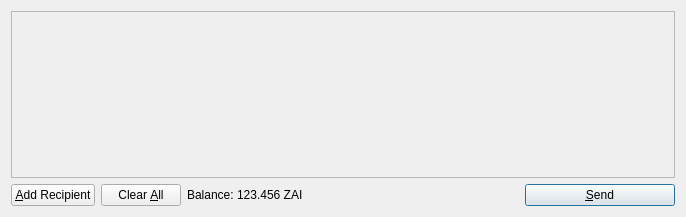
<?xml version="1.0" encoding="UTF-8"?>
<ui version="4.0">
 <class>SendCoinsDialog</class>
 <widget class="QDialog" name="SendCoinsDialog">
  <property name="geometry">
   <rect>
    <x>0</x>
    <y>0</y>
    <width>686</width>
    <height>217</height>
   </rect>
  </property>
  <property name="windowTitle">
   <string>Send Coins</string>
  </property>
  <layout class="QVBoxLayout" name="verticalLayout">
   <item>
    <widget class="QScrollArea" name="scrollArea">
     <property name="widgetResizable">
      <bool>true</bool>
     </property>
     <widget class="QWidget" name="scrollAreaWidgetContents">
      <property name="geometry">
       <rect>
        <x>0</x>
        <y>0</y>
        <width>666</width>
        <height>165</height>
       </rect>
      </property>
      <layout class="QVBoxLayout" name="verticalLayout_2">
       <property name="margin">
        <number>0</number>
       </property>
       <item>
        <layout class="QVBoxLayout" name="entries">
         <property name="spacing">
          <number>6</number>
         </property>
        </layout>
       </item>
       <item>
        <spacer name="verticalSpacer">
         <property name="orientation">
          <enum>Qt::Vertical</enum>
         </property>
         <property name="sizeHint" stdset="0">
          <size>
           <width>20</width>
           <height>40</height>
          </size>
         </property>
        </spacer>
       </item>
      </layout>
     </widget>
    </widget>
   </item>
   <item>
    <layout class="QHBoxLayout" name="horizontalLayout">
     <item>
      <widget class="QPushButton" name="addButton">
       <property name="toolTip">
        <string>Send to multiple recipients at once</string>
       </property>
       <property name="text">
        <string>&amp;Add Recipient</string>
       </property>
       <property name="icon">
        <iconset resource="../bitcoin.qrc">
         <normaloff>:/icons/add</normaloff>:/icons/add</iconset>
       </property>
       <property name="autoDefault">
        <bool>false</bool>
       </property>
      </widget>
     </item>
     <item>
      <widget class="QPushButton" name="clearButton">
       <property name="sizePolicy">
        <sizepolicy hsizetype="Minimum" vsizetype="Fixed">
         <horstretch>0</horstretch>
         <verstretch>0</verstretch>
        </sizepolicy>
       </property>
       <property name="toolTip">
        <string>Remove all transaction fields</string>
       </property>
       <property name="text">
        <string>Clear &amp;All</string>
       </property>
       <property name="icon">
        <iconset resource="../bitcoin.qrc">
         <normaloff>:/icons/remove</normaloff>:/icons/remove</iconset>
       </property>
       <property name="autoRepeatDelay">
        <number>300</number>
       </property>
       <property name="autoDefault">
        <bool>false</bool>
       </property>
      </widget>
     </item>
     <item>
      <layout class="QHBoxLayout" name="horizontalLayout_2">
       <property name="spacing">
        <number>3</number>
       </property>
       <item>
        <widget class="QLabel" name="label">
         <property name="text">
          <string>Balance:</string>
         </property>
        </widget>
       </item>
       <item>
        <widget class="QLabel" name="labelBalance">
         <property name="cursor">
          <cursorShape>IBeamCursor</cursorShape>
         </property>
         <property name="text">
          <string>123.456 ZAI</string>
         </property>
         <property name="textInteractionFlags">
          <set>Qt::LinksAccessibleByMouse|Qt::TextSelectableByKeyboard|Qt::TextSelectableByMouse</set>
         </property>
        </widget>
       </item>
      </layout>
     </item>
     <item>
      <spacer name="horizontalSpacer">
       <property name="orientation">
        <enum>Qt::Horizontal</enum>
       </property>
       <property name="sizeHint" stdset="0">
        <size>
         <width>40</width>
         <height>20</height>
        </size>
       </property>
      </spacer>
     </item>
     <item>
      <widget class="QPushButton" name="sendButton">
       <property name="minimumSize">
        <size>
         <width>150</width>
         <height>0</height>
        </size>
       </property>
       <property name="toolTip">
        <string>Confirm the send action</string>
       </property>
       <property name="text">
        <string>&amp;Send</string>
       </property>
       <property name="icon">
        <iconset resource="../bitcoin.qrc">
         <normaloff>:/icons/send</normaloff>:/icons/send</iconset>
       </property>
       <property name="default">
        <bool>true</bool>
       </property>
      </widget>
     </item>
    </layout>
   </item>
  </layout>
 </widget>
 <resources>
  <include location="../bitcoin.qrc"/>
 </resources>
 <connections/>
</ui>
